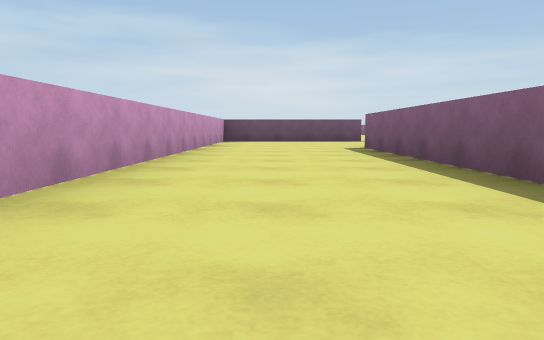
[1] (above)

16 first-person views from a walk through a Unity game level. The camera is 0.28 m above the floor, tilts 6° down and sees 70° across. The floor is counted in squares, 1 m on a side. Each view is taken from the middle of a square. On the plan, view 1 faces up. The plan holds only what a view shows up to about 9 squares ahead; the rest is blank. The place goes on beyond the plan.

[2]
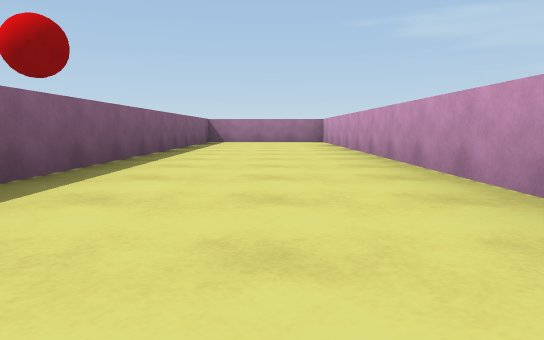

[3]
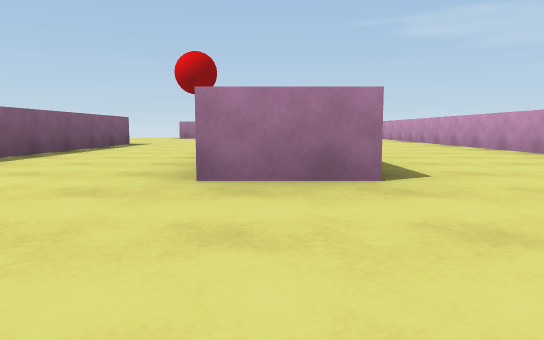

[4]
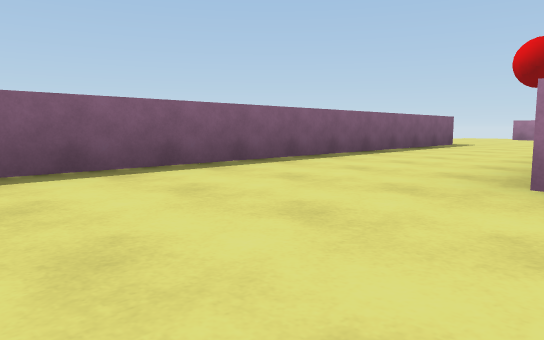

[5]
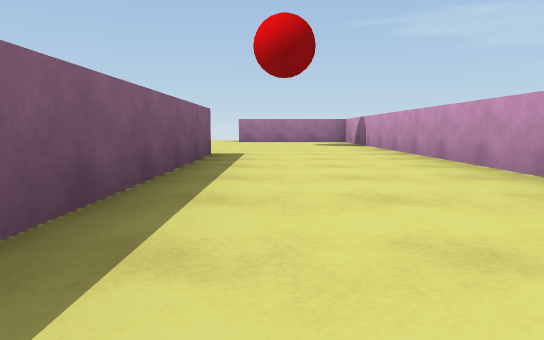

[6]
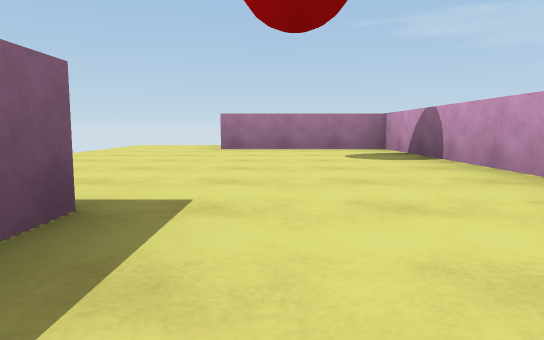

[7]
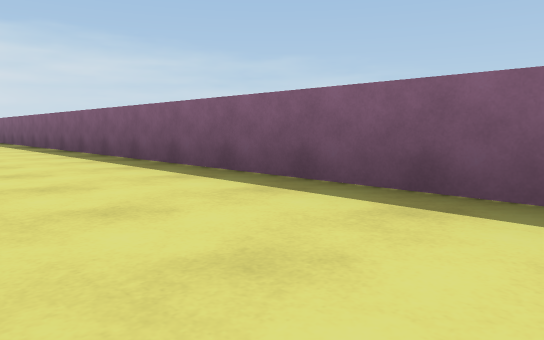

[8]
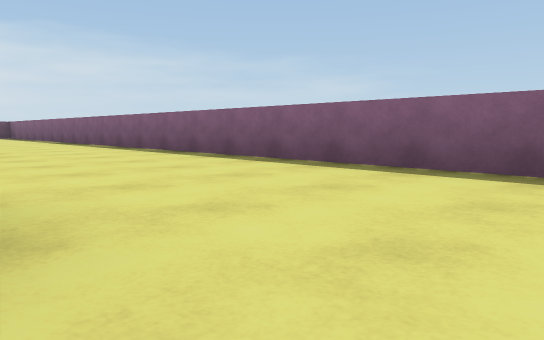

[9]
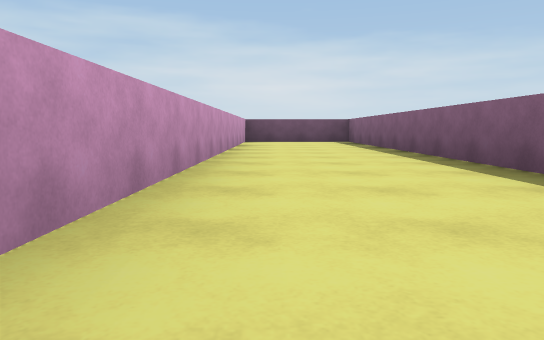

[10]
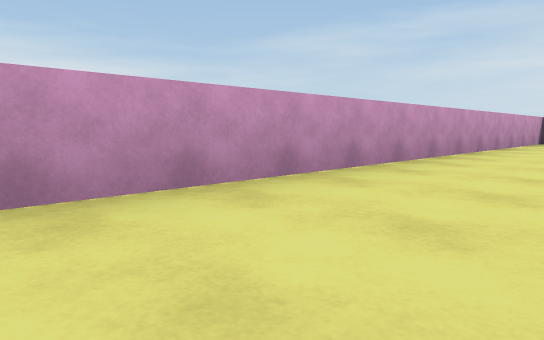

[11]
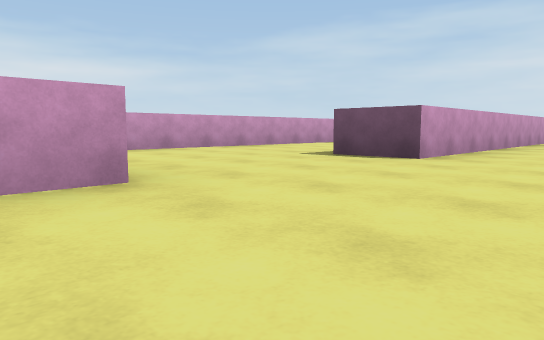

[12]
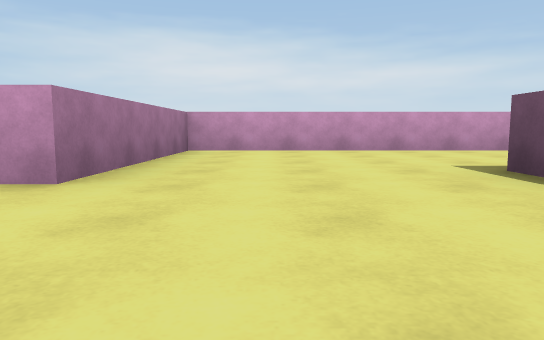

[13]
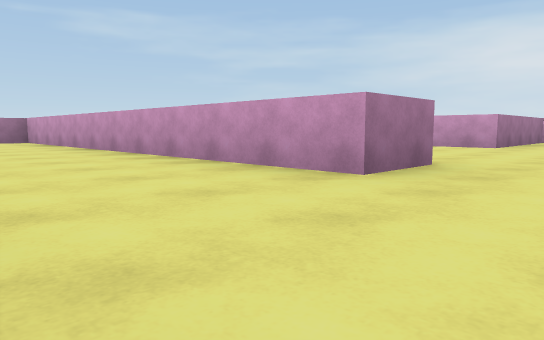

[14]
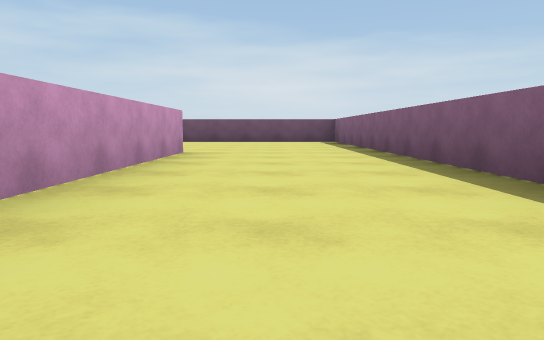

[15]
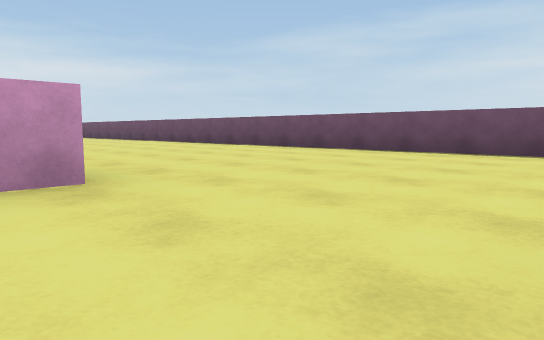

[16]
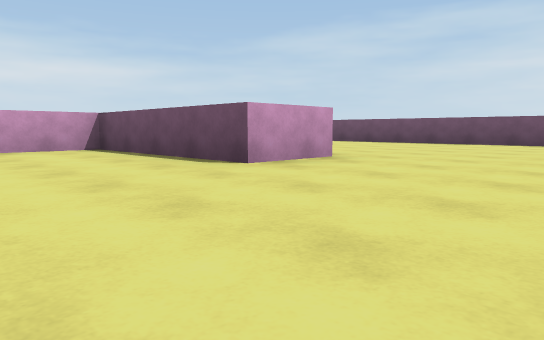

### Floor plan
Points are (right, up) in squares from view 1. A wall is a line through its corners. A room is listed if a view was taken in it or the views show most of it. See-through windows are left out.
Room 1 (views 1, 2, 3, 4, 5, 6, 7, 8)
walls: (2.4, 2.8) (2.4, -3.5) (4.8, -3.5); (2.1, 8.9) (-1.1, 8.9) (-1.1, -3.5) (1.4, -3.5) (1.4, 5.9) (2.5, 5.9); (4.7, 0.6) (4.7, 8.5)
ways out: opening at (3.5, 9.5) to room 2
Room 2 (views 9, 10, 11, 12)
walls: (2, 9.9) (2, 9.2); (4.7, 8.5) (4.7, 21.7) (2.4, 21.7) (2.4, 12.6)
ways out: opening at (3.5, 9.5) to room 1; opening at (2, 11.5) to room 3
Room 3 (views 13, 14, 15, 16)
walls: (-8.5, 17.3) (-5.4, 17.3) (-5.4, 16.1) (-8.5, 16.1) (-8.5, 14.9); (-2.1, 17.7) (-1.1, 17.7) (-1.1, 9.9) (2, 9.9); (1.4, 15) (1.4, 21.7) (-8.1, 21.7); (2.4, 12.6) (1.3, 12.6)
ways out: opening at (2, 11.5) to room 2

Where each view was taken, in squares from view 1:
view 1: 0 up, 0 right, facing up
view 2: 5 up, 0 right, facing down
view 3: 8 up, 2 right, facing down
view 4: 8 up, 2 right, facing down-right
view 5: 5 up, 4 right, facing down
view 6: 2 up, 4 right, facing down
view 7: 5 up, 3 right, facing up-right
view 8: 8 up, 2 right, facing up-right
view 9: 13 up, 3 right, facing up
view 10: 13 up, 4 right, facing up-left
view 11: 9 up, 4 right, facing up-left
view 12: 11 up, 4 right, facing left
view 13: 19 up, 1 right, facing down-left
view 14: 13 up, 0 right, facing up
view 15: 17 up, 1 right, facing up-left
view 16: 14 up, 3 left, facing up-left
